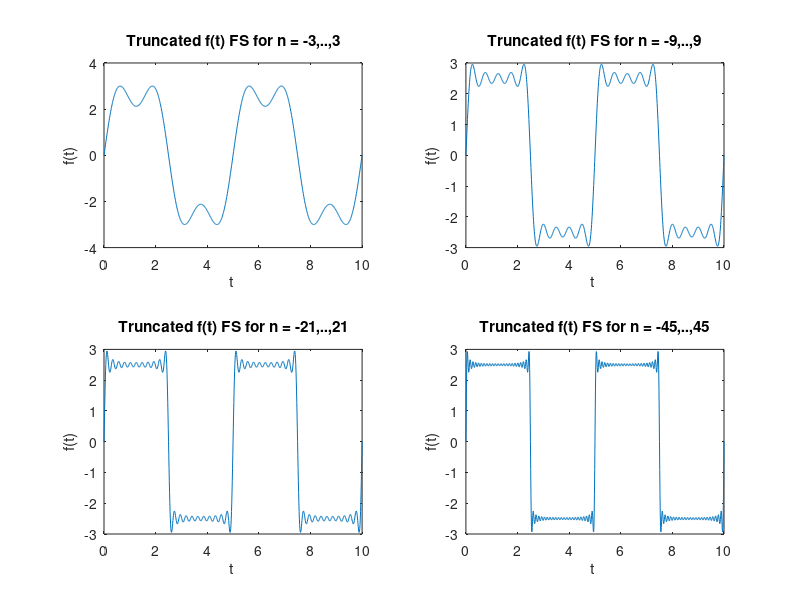

MATLAB code to generate this figure:
figure(1); clf;         % Open and clear Figure 1

To = 5;                 % Define fundamental period, frequency and j
wo = 2*pi/To; 
j = sqrt(-1); 

t = 0:0.01:10;          % Define time range

N = [3 9 21 45];        % Define +/- harmonic values at which to truncate FS

for i = 1:4             % Compute truncated FS for harmonic values
    f = zeros(size(t)); % start out with DC bias term
    
    for k = -N(i):2:N(i)                % Loop over index k (odd)
        Ck = 2/(j*k*wo);                % FS coefficient
        f = f + real(Ck*exp(j*k*wo*t)); % FS computation
    end

    subplot(2,2,i); % Plot truncated FS representation of square wave
    plot(t,f);      % and actual signal
    hold on;

    xlabel('t ');
    ylabel('f(t)');
    titlevec = ['Truncated f(t) FS for n = ' num2str(-N(i)),',..,',num2str(N(i))];
    title(titlevec);
end
